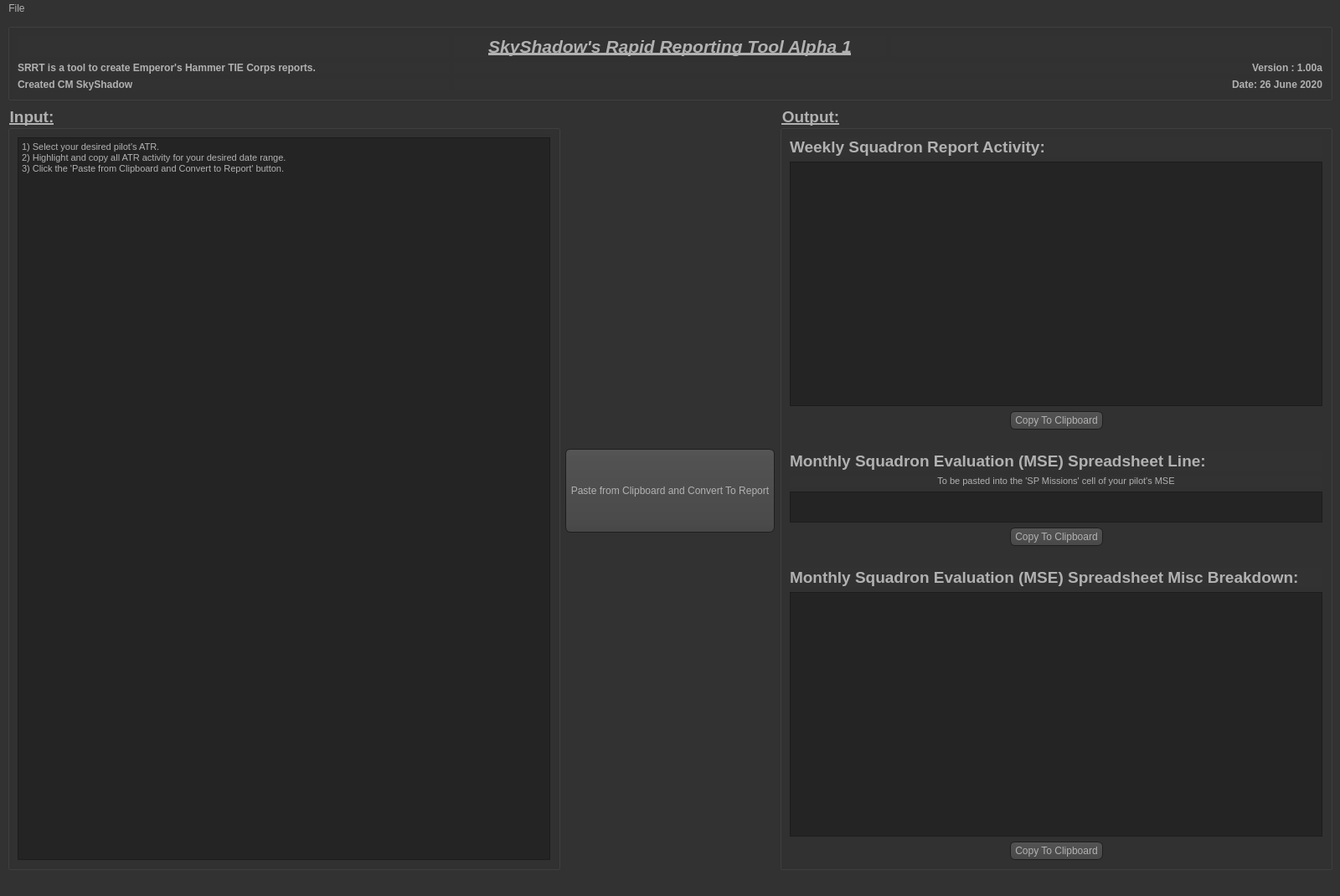
<?xml version="1.0" encoding="UTF-8"?>
<ui version="4.0">
 <class>MainWindow</class>
 <widget class="QMainWindow" name="MainWindow">
  <property name="geometry">
   <rect>
    <x>0</x>
    <y>0</y>
    <width>1600</width>
    <height>1070</height>
   </rect>
  </property>
  <property name="windowTitle">
   <string>SkyShadow's Rapid Reporting Tool</string>
  </property>
  <property name="windowIcon">
   <iconset resource="resource.qrc">
    <normaloff>:/icons/icon.png</normaloff>:/icons/icon.png</iconset>
  </property>
  <property name="styleSheet">
   <string notr="true">QToolTip
{
     border: 1px solid black;
     background-color: #ffa02f;
     padding: 1px;
     border-radius: 3px;
     opacity: 100;
}

QWidget
{
    color: #b1b1b1;
    background-color: #323232;
}

QWidget:item:hover
{
    background-color: QLinearGradient( x1: 0, y1: 0, x2: 0, y2: 1, stop: 0 #ffa02f, stop: 1 #ca0619);
    color: #000000;
}

QWidget:item:selected
{
    background-color: QLinearGradient( x1: 0, y1: 0, x2: 0, y2: 1, stop: 0 #ffa02f, stop: 1 #d7801a);
}

QMenuBar::item
{
    background: transparent;
}

QMenuBar::item:selected
{
    background: transparent;
    border: 1px solid #ffaa00;
}

QMenuBar::item:pressed
{
    background: #444;
    border: 1px solid #000;
    background-color: QLinearGradient(
        x1:0, y1:0,
        x2:0, y2:1,
        stop:1 #212121,
        stop:0.4 #343434/*,
        stop:0.2 #343434,
        stop:0.1 #ffaa00*/
    );
    margin-bottom:-1px;
    padding-bottom:1px;
}

QMenu
{
    border: 1px solid #000;
}

QMenu::item
{
    padding: 2px 20px 2px 20px;
}

QMenu::item:selected
{
    color: #000000;
}

QWidget:disabled
{
    color: #404040;
    background-color: #323232;
}

QAbstractItemView
{
    background-color: QLinearGradient( x1: 0, y1: 0, x2: 0, y2: 1, stop: 0 #4d4d4d, stop: 0.1 #646464, stop: 1 #5d5d5d);
}

QWidget:focus
{
    /*border: 2px solid QLinearGradient( x1: 0, y1: 0, x2: 0, y2: 1, stop: 0 #ffa02f, stop: 1 #d7801a);*/
}

QLineEdit
{
    background-color: QLinearGradient( x1: 0, y1: 0, x2: 0, y2: 1, stop: 0 #4d4d4d, stop: 0 #646464, stop: 1 #5d5d5d);
    padding: 1px;
    border-style: solid;
    border: 1px solid #1e1e1e;
    border-radius: 5;
}

QPushButton
{
    color: #b1b1b1;
    background-color: QLinearGradient( x1: 0, y1: 0, x2: 0, y2: 1, stop: 0 #565656, stop: 0.1 #525252, stop: 0.5 #4e4e4e, stop: 0.9 #4a4a4a, stop: 1 #464646);
    border-width: 1px;
    border-color: #1e1e1e;
    border-style: solid;
    border-radius: 6;
    padding: 3px;
    font-size: 12px;
    padding-left: 5px;
    padding-right: 5px;
}

QPushButton:pressed
{
    background-color: QLinearGradient( x1: 0, y1: 0, x2: 0, y2: 1, stop: 0 #2d2d2d, stop: 0.1 #2b2b2b, stop: 0.5 #292929, stop: 0.9 #282828, stop: 1 #252525);
}

QComboBox
{
    selection-background-color: #ffaa00;
    background-color: QLinearGradient( x1: 0, y1: 0, x2: 0, y2: 1, stop: 0 #565656, stop: 0.1 #525252, stop: 0.5 #4e4e4e, stop: 0.9 #4a4a4a, stop: 1 #464646);
    border-style: solid;
    border: 1px solid #1e1e1e;
    border-radius: 5;
}

QComboBox:hover,QPushButton:hover
{
    border: 2px solid QLinearGradient( x1: 0, y1: 0, x2: 0, y2: 1, stop: 0 #ffa02f, stop: 1 #d7801a);
}


QComboBox:on
{
    padding-top: 3px;
    padding-left: 4px;
    background-color: QLinearGradient( x1: 0, y1: 0, x2: 0, y2: 1, stop: 0 #2d2d2d, stop: 0.1 #2b2b2b, stop: 0.5 #292929, stop: 0.9 #282828, stop: 1 #252525);
    selection-background-color: #ffaa00;
}

QComboBox QAbstractItemView
{
    border: 2px solid darkgray;
    selection-background-color: QLinearGradient( x1: 0, y1: 0, x2: 0, y2: 1, stop: 0 #ffa02f, stop: 1 #d7801a);
}

QComboBox::drop-down
{
     subcontrol-origin: padding;
     subcontrol-position: top right;
     width: 15px;

     border-left-width: 0px;
     border-left-color: darkgray;
     border-left-style: solid; /* just a single line */
     border-top-right-radius: 3px; /* same radius as the QComboBox */
     border-bottom-right-radius: 3px;
 }

QComboBox::down-arrow
{
     image: url(:/down_arrow.png);
}

QGroupBox:focus
{
border: 2px solid QLinearGradient( x1: 0, y1: 0, x2: 0, y2: 1, stop: 0 #ffa02f, stop: 1 #d7801a);
}

QTextEdit:focus
{
    border: 2px solid QLinearGradient( x1: 0, y1: 0, x2: 0, y2: 1, stop: 0 #ffa02f, stop: 1 #d7801a);
}

QScrollBar:horizontal {
     border: 1px solid #222222;
     background: QLinearGradient( x1: 0, y1: 0, x2: 0, y2: 1, stop: 0.0 #121212, stop: 0.2 #282828, stop: 1 #484848);
     height: 7px;
     margin: 0px 16px 0 16px;
}

QScrollBar::handle:horizontal
{
      background: QLinearGradient( x1: 0, y1: 0, x2: 1, y2: 0, stop: 0 #ffa02f, stop: 0.5 #d7801a, stop: 1 #ffa02f);
      min-height: 20px;
      border-radius: 2px;
}

QScrollBar::add-line:horizontal {
      border: 1px solid #1b1b19;
      border-radius: 2px;
      background: QLinearGradient( x1: 0, y1: 0, x2: 1, y2: 0, stop: 0 #ffa02f, stop: 1 #d7801a);
      width: 14px;
      subcontrol-position: right;
      subcontrol-origin: margin;
}

QScrollBar::sub-line:horizontal {
      border: 1px solid #1b1b19;
      border-radius: 2px;
      background: QLinearGradient( x1: 0, y1: 0, x2: 1, y2: 0, stop: 0 #ffa02f, stop: 1 #d7801a);
      width: 14px;
     subcontrol-position: left;
     subcontrol-origin: margin;
}

QScrollBar::right-arrow:horizontal, QScrollBar::left-arrow:horizontal
{
      border: 1px solid black;
      width: 1px;
      height: 1px;
      background: white;
}

QScrollBar::add-page:horizontal, QScrollBar::sub-page:horizontal
{
      background: none;
}

QScrollBar:vertical
{
      background: QLinearGradient( x1: 0, y1: 0, x2: 1, y2: 0, stop: 0.0 #121212, stop: 0.2 #282828, stop: 1 #484848);
      width: 7px;
      margin: 16px 0 16px 0;
      border: 1px solid #222222;
}

QScrollBar::handle:vertical
{
      background: QLinearGradient( x1: 0, y1: 0, x2: 0, y2: 1, stop: 0 #ffa02f, stop: 0.5 #d7801a, stop: 1 #ffa02f);
      min-height: 20px;
      border-radius: 2px;
}

QScrollBar::add-line:vertical
{
      border: 1px solid #1b1b19;
      border-radius: 2px;
      background: QLinearGradient( x1: 0, y1: 0, x2: 0, y2: 1, stop: 0 #ffa02f, stop: 1 #d7801a);
      height: 14px;
      subcontrol-position: bottom;
      subcontrol-origin: margin;
}

QScrollBar::sub-line:vertical
{
      border: 1px solid #1b1b19;
      border-radius: 2px;
      background: QLinearGradient( x1: 0, y1: 0, x2: 0, y2: 1, stop: 0 #d7801a, stop: 1 #ffa02f);
      height: 14px;
      subcontrol-position: top;
      subcontrol-origin: margin;
}

QScrollBar::up-arrow:vertical, QScrollBar::down-arrow:vertical
{
      border: 1px solid black;
      width: 1px;
      height: 1px;
      background: white;
}


QScrollBar::add-page:vertical, QScrollBar::sub-page:vertical
{
      background: none;
}

QTextEdit
{
    background-color: #242424;
}

QPlainTextEdit
{
    background-color: #242424;
}

QHeaderView::section
{
    background-color: QLinearGradient(x1:0, y1:0, x2:0, y2:1, stop:0 #616161, stop: 0.5 #505050, stop: 0.6 #434343, stop:1 #656565);
    color: white;
    padding-left: 4px;
    border: 1px solid #6c6c6c;
}

QCheckBox:disabled
{
color: #414141;
}

QDockWidget::title
{
    text-align: center;
    spacing: 3px; /* spacing between items in the tool bar */
    background-color: QLinearGradient(x1:0, y1:0, x2:0, y2:1, stop:0 #323232, stop: 0.5 #242424, stop:1 #323232);
}

QDockWidget::close-button, QDockWidget::float-button
{
    text-align: center;
    spacing: 1px; /* spacing between items in the tool bar */
    background-color: QLinearGradient(x1:0, y1:0, x2:0, y2:1, stop:0 #323232, stop: 0.5 #242424, stop:1 #323232);
}

QDockWidget::close-button:hover, QDockWidget::float-button:hover
{
    background: #242424;
}

QDockWidget::close-button:pressed, QDockWidget::float-button:pressed
{
    padding: 1px -1px -1px 1px;
}

QMainWindow::separator
{
    background-color: QLinearGradient(x1:0, y1:0, x2:0, y2:1, stop:0 #161616, stop: 0.5 #151515, stop: 0.6 #212121, stop:1 #343434);
    color: white;
    padding-left: 4px;
    border: 1px solid #4c4c4c;
    spacing: 3px; /* spacing between items in the tool bar */
}

QMainWindow::separator:hover
{

    background-color: QLinearGradient(x1:0, y1:0, x2:0, y2:1, stop:0 #d7801a, stop:0.5 #b56c17 stop:1 #ffa02f);
    color: white;
    padding-left: 4px;
    border: 1px solid #6c6c6c;
    spacing: 3px; /* spacing between items in the tool bar */
}

QToolBar::handle
{
     spacing: 3px; /* spacing between items in the tool bar */
     background: url(:/images/handle.png);
}

QMenu::separator
{
    height: 2px;
    background-color: QLinearGradient(x1:0, y1:0, x2:0, y2:1, stop:0 #161616, stop: 0.5 #151515, stop: 0.6 #212121, stop:1 #343434);
    color: white;
    padding-left: 4px;
    margin-left: 10px;
    margin-right: 5px;
}

QProgressBar
{
    border: 2px solid grey;
    border-radius: 5px;
    text-align: center;
}

QProgressBar::chunk
{
    background-color: #d7801a;
    width: 2.15px;
    margin: 0.5px;
}

QTabBar::tab {
    color: #b1b1b1;
    border: 1px solid #444;
    border-bottom-style: none;
    background-color: #323232;
    padding-left: 10px;
    padding-right: 10px;
    padding-top: 3px;
    padding-bottom: 2px;
    margin-right: -1px;
}

QTabWidget::pane {
    border: 1px solid #444;
    top: 1px;
}

QTabBar::tab:last
{
    margin-right: 0; /* the last selected tab has nothing to overlap with on the right */
    border-top-right-radius: 3px;
}

QTabBar::tab:first:!selected
{
 margin-left: 0px; /* the last selected tab has nothing to overlap with on the right */


    border-top-left-radius: 3px;
}

QTabBar::tab:!selected
{
    color: #b1b1b1;
    border-bottom-style: solid;
    margin-top: 3px;
    background-color: QLinearGradient(x1:0, y1:0, x2:0, y2:1, stop:1 #212121, stop:.4 #343434);
}

QTabBar::tab:selected
{
    border-top-left-radius: 3px;
    border-top-right-radius: 3px;
    margin-bottom: 0px;
}

QTabBar::tab:!selected:hover
{
    /*border-top: 2px solid #ffaa00;
    padding-bottom: 3px;*/
    border-top-left-radius: 3px;
    border-top-right-radius: 3px;
    background-color: QLinearGradient(x1:0, y1:0, x2:0, y2:1, stop:1 #212121, stop:0.4 #343434, stop:0.2 #343434, stop:0.1 #ffaa00);
}

QRadioButton::indicator:checked, QRadioButton::indicator:unchecked{
    color: #b1b1b1;
    background-color: #323232;
    border: 1px solid #b1b1b1;
    border-radius: 6px;
}

QRadioButton::indicator:checked
{
    background-color: qradialgradient(
        cx: 0.5, cy: 0.5,
        fx: 0.5, fy: 0.5,
        radius: 1.0,
        stop: 0.25 #ffaa00,
        stop: 0.3 #323232
    );
}

QCheckBox::indicator{
    color: #b1b1b1;
    background-color: #323232;
    border: 1px solid #b1b1b1;
    width: 9px;
    height: 9px;
}

QRadioButton::indicator
{
    border-radius: 6px;
}

QRadioButton::indicator:hover, QCheckBox::indicator:hover
{
    border: 1px solid #ffaa00;
}

QCheckBox::indicator:checked
{
    image:url(:/images/checkbox.png);
}

QCheckBox::indicator:disabled, QRadioButton::indicator:disabled
{
    border: 1px solid #444;
}</string>
  </property>
  <widget class="QWidget" name="centralwidget">
   <layout class="QGridLayout" name="gridLayout_4">
    <item row="2" column="1">
     <widget class="QPushButton" name="btnConvert">
      <property name="minimumSize">
       <size>
        <width>150</width>
        <height>100</height>
       </size>
      </property>
      <property name="font">
       <font>
        <pointsize>-1</pointsize>
       </font>
      </property>
      <property name="text">
       <string>Paste from Clipboard and Convert To Report</string>
      </property>
     </widget>
    </item>
    <item row="0" column="0" colspan="3">
     <widget class="QGroupBox" name="groupBox_3">
      <property name="title">
       <string/>
      </property>
      <layout class="QGridLayout" name="gridLayout_3">
       <item row="3" column="0">
        <widget class="QLabel" name="label_2">
         <property name="maximumSize">
          <size>
           <width>16777215</width>
           <height>25</height>
          </size>
         </property>
         <property name="font">
          <font>
           <pointsize>9</pointsize>
           <weight>75</weight>
           <bold>true</bold>
          </font>
         </property>
         <property name="text">
          <string>SRRT is a tool to create Emperor's Hammer TIE Corps reports.</string>
         </property>
        </widget>
       </item>
       <item row="4" column="0">
        <widget class="QLabel" name="label_6">
         <property name="maximumSize">
          <size>
           <width>16777215</width>
           <height>25</height>
          </size>
         </property>
         <property name="font">
          <font>
           <pointsize>9</pointsize>
           <weight>75</weight>
           <bold>true</bold>
          </font>
         </property>
         <property name="text">
          <string>Created CM SkyShadow</string>
         </property>
        </widget>
       </item>
       <item row="0" column="1">
        <widget class="QLabel" name="label">
         <property name="maximumSize">
          <size>
           <width>16777215</width>
           <height>35</height>
          </size>
         </property>
         <property name="font">
          <font>
           <family>Arial</family>
           <pointsize>16</pointsize>
           <weight>75</weight>
           <italic>true</italic>
           <bold>true</bold>
           <underline>true</underline>
          </font>
         </property>
         <property name="text">
          <string>SkyShadow's Rapid Reporting Tool Alpha 1</string>
         </property>
         <property name="alignment">
          <set>Qt::AlignCenter</set>
         </property>
        </widget>
       </item>
       <item row="0" column="0">
        <widget class="QLabel" name="label_10">
         <property name="text">
          <string/>
         </property>
         <property name="pixmap">
          <pixmap resource="resource.qrc">:/icons/tclogo.png</pixmap>
         </property>
        </widget>
       </item>
       <item row="3" column="1" colspan="2">
        <widget class="QLabel" name="label_7">
         <property name="maximumSize">
          <size>
           <width>16777215</width>
           <height>25</height>
          </size>
         </property>
         <property name="font">
          <font>
           <pointsize>9</pointsize>
           <weight>75</weight>
           <bold>true</bold>
          </font>
         </property>
         <property name="text">
          <string>Version : 1.00a</string>
         </property>
         <property name="alignment">
          <set>Qt::AlignRight|Qt::AlignTrailing|Qt::AlignVCenter</set>
         </property>
        </widget>
       </item>
       <item row="4" column="1" colspan="2">
        <widget class="QLabel" name="label_8">
         <property name="maximumSize">
          <size>
           <width>16777215</width>
           <height>25</height>
          </size>
         </property>
         <property name="font">
          <font>
           <pointsize>9</pointsize>
           <weight>75</weight>
           <bold>true</bold>
          </font>
         </property>
         <property name="text">
          <string>Date: 26 June 2020</string>
         </property>
         <property name="alignment">
          <set>Qt::AlignRight|Qt::AlignTrailing|Qt::AlignVCenter</set>
         </property>
        </widget>
       </item>
       <item row="0" column="2">
        <widget class="QLabel" name="label_11">
         <property name="maximumSize">
          <size>
           <width>16777215</width>
           <height>137</height>
          </size>
         </property>
         <property name="text">
          <string/>
         </property>
         <property name="pixmap">
          <pixmap resource="resource.qrc">:/icons/eh.jpg</pixmap>
         </property>
         <property name="alignment">
          <set>Qt::AlignRight|Qt::AlignTrailing|Qt::AlignVCenter</set>
         </property>
        </widget>
       </item>
      </layout>
     </widget>
    </item>
    <item row="1" column="1">
     <spacer name="verticalSpacer_2">
      <property name="orientation">
       <enum>Qt::Vertical</enum>
      </property>
      <property name="sizeHint" stdset="0">
       <size>
        <width>20</width>
        <height>40</height>
       </size>
      </property>
     </spacer>
    </item>
    <item row="1" column="2" rowspan="3">
     <widget class="QGroupBox" name="groupBox_2">
      <property name="font">
       <font>
        <family>Arial</family>
        <pointsize>14</pointsize>
        <weight>75</weight>
        <bold>true</bold>
        <underline>true</underline>
       </font>
      </property>
      <property name="title">
       <string>Output:</string>
      </property>
      <layout class="QGridLayout" name="gridLayout_2">
       <item row="3" column="0">
        <spacer name="horizontalSpacer_4">
         <property name="orientation">
          <enum>Qt::Horizontal</enum>
         </property>
         <property name="sizeHint" stdset="0">
          <size>
           <width>40</width>
           <height>20</height>
          </size>
         </property>
        </spacer>
       </item>
       <item row="13" column="1">
        <widget class="QPushButton" name="btnCopyMSEMisc">
         <property name="font">
          <font>
           <pointsize>-1</pointsize>
          </font>
         </property>
         <property name="text">
          <string>Copy To Clipboard</string>
         </property>
        </widget>
       </item>
       <item row="3" column="1">
        <widget class="QPushButton" name="btnCopyWSR">
         <property name="maximumSize">
          <size>
           <width>150</width>
           <height>16777215</height>
          </size>
         </property>
         <property name="font">
          <font>
           <pointsize>-1</pointsize>
          </font>
         </property>
         <property name="text">
          <string>Copy To Clipboard</string>
         </property>
        </widget>
       </item>
       <item row="3" column="2">
        <spacer name="horizontalSpacer_3">
         <property name="orientation">
          <enum>Qt::Horizontal</enum>
         </property>
         <property name="sizeHint" stdset="0">
          <size>
           <width>40</width>
           <height>20</height>
          </size>
         </property>
        </spacer>
       </item>
       <item row="4" column="0" colspan="3">
        <spacer name="horizontalSpacer_2">
         <property name="orientation">
          <enum>Qt::Horizontal</enum>
         </property>
         <property name="sizeHint" stdset="0">
          <size>
           <width>40</width>
           <height>20</height>
          </size>
         </property>
        </spacer>
       </item>
       <item row="1" column="0" colspan="3">
        <widget class="QTextEdit" name="teOutputWSR">
         <property name="font">
          <font>
           <family>Arial</family>
           <pointsize>8</pointsize>
           <weight>50</weight>
           <bold>false</bold>
           <underline>false</underline>
          </font>
         </property>
         <property name="acceptRichText">
          <bool>false</bool>
         </property>
        </widget>
       </item>
       <item row="12" column="0" colspan="3">
        <widget class="QTextEdit" name="teOutputMSEMisc">
         <property name="font">
          <font>
           <family>Arial</family>
           <pointsize>8</pointsize>
           <weight>50</weight>
           <bold>false</bold>
           <underline>false</underline>
          </font>
         </property>
         <property name="acceptRichText">
          <bool>false</bool>
         </property>
        </widget>
       </item>
       <item row="11" column="0" colspan="3">
        <widget class="QLabel" name="label_5">
         <property name="font">
          <font>
           <family>Arial</family>
           <pointsize>14</pointsize>
           <weight>75</weight>
           <bold>true</bold>
           <underline>false</underline>
          </font>
         </property>
         <property name="text">
          <string>Monthly Squadron Evaluation (MSE) Spreadsheet Misc Breakdown:</string>
         </property>
         <property name="wordWrap">
          <bool>false</bool>
         </property>
        </widget>
       </item>
       <item row="5" column="0" colspan="3">
        <widget class="QLabel" name="label_4">
         <property name="font">
          <font>
           <family>Arial</family>
           <pointsize>14</pointsize>
           <weight>75</weight>
           <bold>true</bold>
           <underline>false</underline>
          </font>
         </property>
         <property name="text">
          <string>Monthly Squadron Evaluation (MSE) Spreadsheet Line:</string>
         </property>
         <property name="wordWrap">
          <bool>true</bool>
         </property>
        </widget>
       </item>
       <item row="10" column="0" colspan="3">
        <spacer name="horizontalSpacer">
         <property name="orientation">
          <enum>Qt::Horizontal</enum>
         </property>
         <property name="sizeHint" stdset="0">
          <size>
           <width>40</width>
           <height>20</height>
          </size>
         </property>
        </spacer>
       </item>
       <item row="0" column="0" colspan="3">
        <widget class="QLabel" name="label_3">
         <property name="font">
          <font>
           <family>Arial</family>
           <pointsize>14</pointsize>
           <weight>75</weight>
           <bold>true</bold>
           <underline>false</underline>
          </font>
         </property>
         <property name="text">
          <string>Weekly Squadron Report Activity:</string>
         </property>
         <property name="wordWrap">
          <bool>false</bool>
         </property>
        </widget>
       </item>
       <item row="8" column="0" colspan="3">
        <widget class="QTextEdit" name="teOutputMSE">
         <property name="maximumSize">
          <size>
           <width>16777215</width>
           <height>37</height>
          </size>
         </property>
         <property name="font">
          <font>
           <family>Arial</family>
           <pointsize>8</pointsize>
           <weight>50</weight>
           <bold>false</bold>
           <underline>false</underline>
          </font>
         </property>
         <property name="acceptRichText">
          <bool>false</bool>
         </property>
        </widget>
       </item>
       <item row="9" column="1">
        <widget class="QPushButton" name="btnCopyMSE">
         <property name="font">
          <font>
           <pointsize>-1</pointsize>
          </font>
         </property>
         <property name="text">
          <string>Copy To Clipboard</string>
         </property>
        </widget>
       </item>
       <item row="6" column="0" colspan="3">
        <widget class="QLabel" name="label_9">
         <property name="font">
          <font>
           <pointsize>8</pointsize>
           <weight>50</weight>
           <bold>false</bold>
           <underline>false</underline>
          </font>
         </property>
         <property name="text">
          <string>To be pasted into the 'SP Missions' cell of your pilot's MSE</string>
         </property>
         <property name="alignment">
          <set>Qt::AlignCenter</set>
         </property>
        </widget>
       </item>
      </layout>
      <zorder>label_4</zorder>
      <zorder>teOutputMSEMisc</zorder>
      <zorder>teOutputMSE</zorder>
      <zorder>btnCopyMSE</zorder>
      <zorder>btnCopyMSEMisc</zorder>
      <zorder>teOutputWSR</zorder>
      <zorder>label_5</zorder>
      <zorder>label_3</zorder>
      <zorder>horizontalSpacer_2</zorder>
      <zorder>horizontalSpacer</zorder>
      <zorder>btnCopyWSR</zorder>
      <zorder>horizontalSpacer_3</zorder>
      <zorder>horizontalSpacer_4</zorder>
      <zorder>label_9</zorder>
     </widget>
    </item>
    <item row="1" column="0" rowspan="3">
     <widget class="QGroupBox" name="groupBox">
      <property name="font">
       <font>
        <family>Arial</family>
        <pointsize>14</pointsize>
        <weight>75</weight>
        <bold>true</bold>
        <underline>true</underline>
       </font>
      </property>
      <property name="title">
       <string>Input:</string>
      </property>
      <layout class="QGridLayout" name="gridLayout">
       <item row="0" column="1">
        <widget class="QTextEdit" name="teInput">
         <property name="font">
          <font>
           <family>Arial</family>
           <pointsize>8</pointsize>
           <weight>50</weight>
           <bold>false</bold>
           <underline>false</underline>
          </font>
         </property>
         <property name="html">
          <string>&lt;!DOCTYPE HTML PUBLIC &quot;-//W3C//DTD HTML 4.0//EN&quot; &quot;http://www.w3.org/TR/REC-html40/strict.dtd&quot;&gt;
&lt;html&gt;&lt;head&gt;&lt;meta name=&quot;qrichtext&quot; content=&quot;1&quot; /&gt;&lt;style type=&quot;text/css&quot;&gt;
p, li { white-space: pre-wrap; }
&lt;/style&gt;&lt;/head&gt;&lt;body style=&quot; font-family:'Arial'; font-size:8pt; font-weight:400; font-style:normal;&quot;&gt;
&lt;p style=&quot; margin-top:0px; margin-bottom:0px; margin-left:0px; margin-right:0px; -qt-block-indent:0; text-indent:0px;&quot;&gt;1) Select your desired pilot's ATR.&lt;/p&gt;
&lt;p style=&quot; margin-top:0px; margin-bottom:0px; margin-left:0px; margin-right:0px; -qt-block-indent:0; text-indent:0px;&quot;&gt;2) Highlight and copy all ATR activity for your desired date range.&lt;/p&gt;
&lt;p style=&quot; margin-top:0px; margin-bottom:0px; margin-left:0px; margin-right:0px; -qt-block-indent:0; text-indent:0px;&quot;&gt;3) Click the 'Paste from Clipboard and Convert to Report' button.&lt;/p&gt;
&lt;p style=&quot;-qt-paragraph-type:empty; margin-top:0px; margin-bottom:0px; margin-left:0px; margin-right:0px; -qt-block-indent:0; text-indent:0px;&quot;&gt;&lt;br /&gt;&lt;/p&gt;&lt;/body&gt;&lt;/html&gt;</string>
         </property>
         <property name="acceptRichText">
          <bool>false</bool>
         </property>
        </widget>
       </item>
      </layout>
     </widget>
    </item>
    <item row="3" column="1">
     <spacer name="verticalSpacer">
      <property name="orientation">
       <enum>Qt::Vertical</enum>
      </property>
      <property name="sizeHint" stdset="0">
       <size>
        <width>20</width>
        <height>40</height>
       </size>
      </property>
     </spacer>
    </item>
   </layout>
  </widget>
  <widget class="QStatusBar" name="statusbar"/>
  <widget class="QMenuBar" name="menubar">
   <property name="geometry">
    <rect>
     <x>0</x>
     <y>0</y>
     <width>1600</width>
     <height>21</height>
    </rect>
   </property>
   <widget class="QMenu" name="menuFile">
    <property name="title">
     <string>File</string>
    </property>
    <addaction name="actionExit"/>
   </widget>
   <addaction name="menuFile"/>
  </widget>
  <action name="actionExit">
   <property name="text">
    <string>Exit (Alt-F4)</string>
   </property>
  </action>
 </widget>
 <tabstops>
  <tabstop>teOutputWSR</tabstop>
  <tabstop>teOutputMSE</tabstop>
  <tabstop>btnCopyMSE</tabstop>
  <tabstop>teOutputMSEMisc</tabstop>
  <tabstop>btnCopyMSEMisc</tabstop>
 </tabstops>
 <resources>
  <include location="resource.qrc"/>
 </resources>
 <connections/>
</ui>
